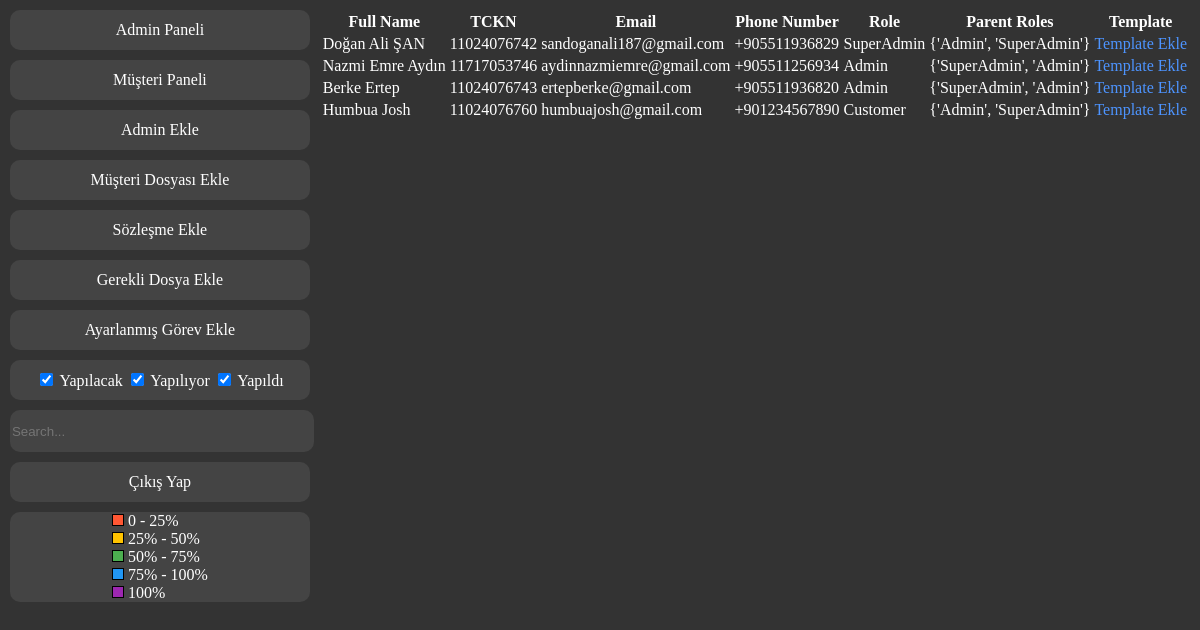
Page /addtemplate (signed in) on the committed database.
### tables this page shows
CREATE TABLE "Users" (
	"firstname"	TEXT NOT NULL,
	"lastname"	TEXT NOT NULL,
	"tckn"	TEXT NOT NULL UNIQUE,
	"email"	TEXT NOT NULL UNIQUE,
	"phoneNumber"	TEXT NOT NULL UNIQUE,
	"password"	TEXT NOT NULL,
	"salt"	TEXT NOT NULL,
	"role"	TEXT NOT NULL,
	"parentRoles"	TEXT NOT NULL,
	"templates"	TEXT,
	"kvkk"	INTEGER,
	PRIMARY KEY("tckn")
);

### app/routes/admin_routes.py (the view)
@admin_bp.route("/addtemplate",methods=["POST","GET"])
def add_user():
    allowed_roles = ["SuperAdmin", "Admin"]
    if "email" not in session or session.get("Role") not in allowed_roles:
        return jsonify({"Error": "Permission Denied"})
    users = get_users(get_db(),get_db().cursor())
    conn = get_db()
    cursor = conn.cursor()
    contracts = cursor.execute('SELECT * FROM contractPaths').fetchall()
    conn.close()
    return render_template("addtemplate.html",users=users,session=session,contracts=contracts)

### functions.py (called while the page is built)
def get_app():
    app = Flask(__name__,template_folder='app/templates',static_folder='app/static')
    app.secret_key = "!g2q_q*p#!6j)nmdnb170&)y4i54!l2)ji&w7u%e16i5n^2)"
    app.config['DATABASE'] = 'app/main.db'
    app.config['UPLOAD_FOLDER'] = 'static/files'
    app.config['MAIL_SERVER'] = 'smtp.gmail.com'
    app.config['MAIL_PORT'] = 587
    app.config['MAIL_USE_TLS'] = True
    app.config['MAIL_USERNAME'] = 'visamateinformation@gmail.com'
    app.config['MAIL_PASSWORD'] = 'nqmf lftv mhaw tiba'
    return app

def get_db():
    app = get_app()
    db = getattr(g, '_database', None)
    if db is None:
        db = g._database = sqlite3.connect(app.config['DATABASE'])
    return db

def get_users(conn,cursor):
    cursor.execute("SELECT * FROM Users")
    results = cursor.fetchall()
    users = []
    for id, user_tuple in enumerate(results):
        user_dict = []
        for item in user_tuple:
            if isinstance(item, bytes):
                item = item.decode('utf-8')
            user_dict.append(item)
        users.append(user_dict)
    return users

### app/templates/addtemplate.html (shortened to what this page needs)
<!DOCTYPE html>
<html lang="en">
<head>
    <link rel="stylesheet" href="static/css/style.css" />
</head>
<body>
    <div class="container">
        {%with%}
        {% include 'navigator.html' %}
        {%endwith%}
        <div class="users" id="users">
            <div class="users-container">
                <table >
                    <tbody id="user_information">
                        <tr>
                            <th>Full Name</th>
                            <th>TCKN</th>
                            <th>Email</th>
                            <th>Phone Number</th>
                            <th>Role</th>
                            <th>Parent Roles</th>
                            <th>Template</th>
                        </tr>
                        {% for user in users %}
                        <tr>
                            <td>{{ user[0] }} {{ user[1] }}</td>
                            <td>{{ user[2] }}</td>
                            <td>{{ user[3] }}</td>
                            <td>{{ user[4] }}</td>
                            <td>{{ user[7] }}</td>
                            <td>{{ user[8] }}</td>
                            <td>
                                <div data-modal-target="#modal{{ user[2] }}" class="home-todo-content addtemplate">Template Ekle</div>
                            </td>
                        </tr>
                        {% endfor %}
                    </tbody>
                </table>
            </div>
        </div>
    </div>
</body>
</html>

### app/templates/navigator.html (shortened to what this page needs)
<nav class="navigator">
    <div class="navigator-links">
        <a class="nav-button" href="/admin">Admin Paneli</a>
        <a class="nav-button" href="/">Müşteri Paneli</a>
        <a class="nav-button" href="/addadmin">Admin Ekle</a>
        <a class="nav-button" href="/addtemplate">Müşteri Dosyası Ekle</a>
        <a class="nav-button save_contract" href="/save_contract">Sözleşme Ekle</a>
        <a class="nav-button" href="/filenames">Gerekli Dosya Ekle</a>
        <a class="nav-button" href="/pretasks">Ayarlanmış Görev Ekle </a>
        <div class="nav-button">
            <form action="" class="filter">
                <input type="checkbox" name="todo-filter" id="todo-filter" checked>
                <label for="todo-filter">
                    Yapılacak
                </label>
                <input type="checkbox" name="inprogress-filter" id="inprogress-filter" checked>
                <label for="inprogress-filter">
                    Yapılıyor
                </label>
                <input type="checkbox" name="done-filter" id="done-filter" checked>
                <label for="done-filter">
                    Yapıldı
                </label>
            </form>
        </div>
        <input type="text" class="searchbar nav-button" id="searchInput" placeholder="Search...">
        <a class="nav-button" href="/logout">Çıkış Yap</a>
        <div class="nav-button colors">
            <div class="nav-colors">
                <div>
                    <div class="color-box" style="background-color: var(--dl-first-color);"></div>
                    <span>0 - 25%</span>
                </div>
                <div>
                    <div class="color-box" style="background-color: var(--dl-second-color);"></div>
                    <span>25% - 50%</span>
                </div>
                <div>
                    <div class="color-box" style="background-color: var(--dl-third-color);"></div>
                    <span>50% - 75%</span>
                </div>
                <div>
                    <div class="color-box" style="background-color: var(--dl-fourth-color);"></div>
                    <span>75% - 100%</span>
                </div>
                <div>
                    <div class="color-box" style="background-color: var(--dl-fifth-color);"></div>
                    <span>100%</span>
                </div>
            </div>
        </div>
    </div>
</nav>

### app/static/css/style.css (style rules this page uses)
:root { --dl-background-color: #333; --dl-repeating-color: #4d94ff; --dl-button-color: #444; --dl-first-color: #FF5733; --dl-second-color:#FFC300; --dl-third-color:#4CAF50; --dl-fourth-color:#2196F3; --dl-fifth-color:#9C27B0; --dl-hover-color: #6aa6ff; --dl-color-gray-500: #595959; --dl-color-gray-700: #999999; --dl-color-gray-900: #D9D9D9; --dl-size-size-large: 144px; --dl-size-size-small: 48px; --dl-color-danger-300: #A22020; --dl-color-danger-500: #BF2626; --dl-color-danger-700: #E14747; --dl-color-gray-black: #000000; --dl-color-gray-white: #FFFFFF; --dl-size-size-medium: 96px; --dl-size-size-xlarge: 192px; --dl-size-size-xsmall: 16px; --dl-space-space-unit: 16px; --dl-color-primary-100: #003EB3; --dl-color-primary-300: #0074F0; --dl-color-primary-500: #14A9FF; --dl-color-primary-700: #85DCFF; --dl-color-success-300: #199033; --dl-color-success-500: #32A94C; --dl-color-success-700: #4CC366; --dl-size-size-xxlarge: 288px; --dl-size-size-maxwidth: 1400px; --dl-radius-radius-round: 50%; --dl-space-space-halfunit: 8px; --dl-space-space-sixunits: 96px; --dl-space-space-twounits: 32px; --dl-radius-radius-radius2: 2px; --dl-radius-radius-radius4: 4px; --dl-radius-radius-radius8: 8px; --dl-space-space-fiveunits: 80px; --dl-space-space-fourunits: 64px; --dl-space-space-threeunits: 48px; --dl-space-space-oneandhalfunits: 24px; }
html, body, .canvass { height: 100%; margin: 0; padding: 0; }
.container { height:100%; margin:0; padding-top:10px; }
body { background-color: var(--dl-background-color); color: white; }
.container { display: flex; justify-content: space-evenly; }
.navigator { width: 300px; display: flex; flex-direction: column; }
.navigator-links { display: flex; flex-direction: column; }
.nav-button { width: 100%; height: 40px; display: flex; align-items: center; justify-content: center; background-color: var(--dl-button-color); color: white; border: none; border-radius: 10px; margin-bottom: 10px; text-decoration: none; }
.addtemplate { color: var(--dl-repeating-color) }
.users-container { overflow-x: auto; }
.searchbar { height: 40px; background-color: var(--dl-button-color); color: white; }
.colors { display:flex; height:auto; }
.nav-colors { display:flex; flex-direction: column; }
.color-box { width: 10px; height: 10px; display: inline-block; border: 1px solid black; }

### rows in the picture
Users: firstname "Doğan Ali", lastname "ŞAN", tckn "11024076742", email "sandoganali187@gmail.com", phoneNumber "+905511936829", role "SuperAdmin", parentRoles "{'Admin', 'SuperAdmin'}"
Users: firstname "Nazmi Emre", lastname "Aydın", tckn "11717053746", email "aydinnazmiemre@gmail.com", phoneNumber "+905511256934", role "Admin", parentRoles "{'SuperAdmin', 'Admin'}"
Users: firstname "Berke", lastname "Ertep", tckn "11024076743", email "ertepberke@gmail.com", phoneNumber "+905511936820", role "Admin", parentRoles "{'SuperAdmin', 'Admin'}"
Users: firstname "Humbua", lastname "Josh", tckn "11024076760", email "humbuajosh@gmail.com", phoneNumber "+901234567890", role "Customer", parentRoles "{'Admin', 'SuperAdmin'}"
